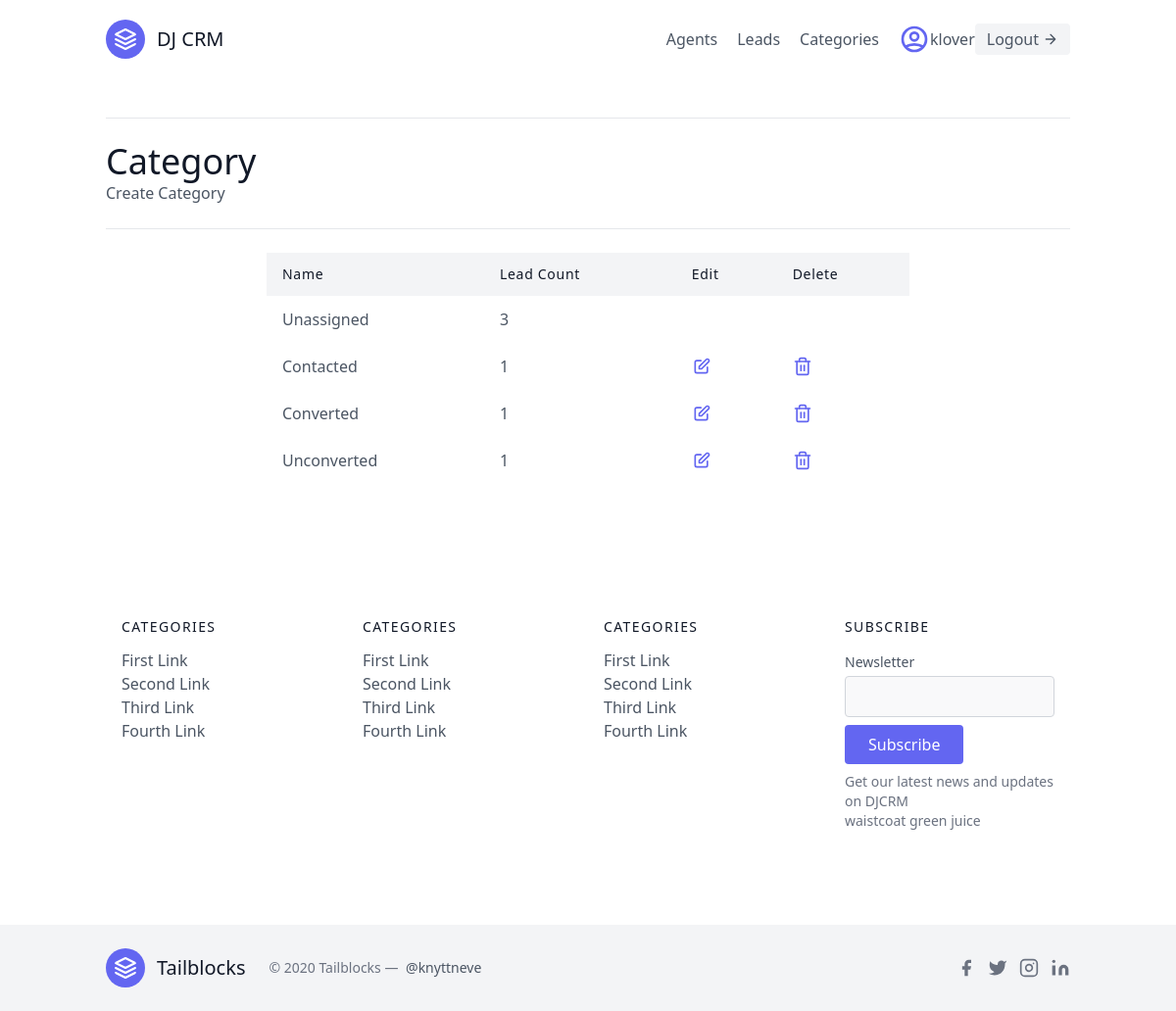
The page /leads/categories/ (signed in) on the database its author committed.
### leads/models.py (models this page shows, shortened)
class User(AbstractUser):
    is_organiser = models.BooleanField(default=True)
    is_agent = models.BooleanField(default=False)

class Category(models.Model):
    name = models.CharField(max_length=30) # New, Contacted, Coverted, Unconverted
    organisation = models.ForeignKey(UserProfile, on_delete=models.CASCADE)

### leads/views.py (the view)
# urls.py: path('categories/', views.CategoryListView.as_view(),name="category-list"),
class CategoryListView(LoginRequiredMixin,generic.ListView):
    template_name = "leads/category_list.html"
    context_object_name = "categories"
    def get_context_data(self, **kwargs) :
        user = self.request.user
        context = super(CategoryListView, self).get_context_data(**kwargs)
        if user.is_organiser:
            queryset = Lead.objects.filter(organisation=user.userprofile)
        else:
            queryset = Lead.objects.filter(organisation=user.agent.organisation)
        context.update(
            {
                "unassigned_lead_count": queryset.filter(category__isnull=True).count()
            }
        )
        return context
    def get_queryset(self):
        user = self.request.user
        if user.is_organiser:
            queryset = Category.objects.filter(organisation=user.userprofile)
        else:
            queryset = Category.objects.filter(organisation=user.agent.organisation)
        return queryset

### leads/templates/leads/category_list.html (shortened to what this page needs)
{% extends "base.html" %}
{% block content %}
<section class="text-gray-600 body-font">
    <div class="container px-5 py-10 mx-auto flex flex-wrap">
        <div class="w-full mb-6 py-6 flex justify-between items-center border-b border-t border-gray-200">
            <div>
                <h1 class="text-4xl text-gray-900">Category</h1>
                <div>
                    {% if request.user.is_organiser %}
                    <a class="text=text-gray-600 hover:text-blue-500 " href="{% url 'leads:category-create' %}">Create
                        Category</a>
                    {% endif %}
                </div>
            </div>
        </div>
        <div class="lg:w-2/3 w-full mx-auto overflow-auto">
            <table class="table-auto w-full text-left whitespace-no-wrap">
                <thead>
                    <tr>
                        <th class="px-4 py-3 title-font tracking-wider font-medium text-gray-900 text-sm bg-gray-100">
                            Name</th>
                        <th class="px-4 py-3 title-font tracking-wider font-medium text-gray-900 text-sm bg-gray-100">
                            Lead Count</th>
                        <th class="px-4 py-3 title-font tracking-wider font-medium text-gray-900 text-sm bg-gray-100">
                            Edit</th>
                        <th class="px-4 py-3 title-font tracking-wider font-medium text-gray-900 text-sm bg-gray-100">
                            Delete</th>
                    </tr>
                </thead>
                <tbody>
                    <tr>
                        <td class="px-4 py-3">Unassigned</td>
                        <td class="px-4 py-3">{{unassigned_lead_count}}</td>
                    </tr>
                    {% for category in categories %}
                    <tr>
                        <td class="px-4 py-3">
                            <a href="{% url 'leads:category-detail' category.pk %}">{{category.name}}</a>
                        </td>
                        <td class="px-4 py-3">{{category.leads.count}}</td>
                        <td class="px-4 py-3">
                            <a href="{% url 'leads:category-update' category.pk %}" class="">
                                <svg class="h-5 w-5 text-indigo-500" fill="none" viewBox="0 0 24 24"
                                    stroke="currentColor">
                                    <path stroke-linecap="round" stroke-linejoin="round" stroke-width="2"
                                        d="M11 5H6a2 2 0 00-2 2v11a2 2 0 002 2h11a2 2 0 002-2v-5m-1.414-9.414a2 2 0 112.828 2.828L11.828 15H9v-2.828l8.586-8.586z" />
                                </svg>
                            </a>
                        </td>
                        <td class="px-4 py-3">
                            <a href="{% url 'leads:category-delete' category.pk %}" class="">
                            </a>
                        </td>
                    </tr>
                    {% endfor %}
                </tbody>
            </table>
        </div>
</section>
{% endblock content %}

### templates/navbar.html (shortened to what this page needs)
<header class="text-gray-600 body-font">
  <div class="container mx-auto flex flex-wrap p-5 flex-col md:flex-row items-center">
    <a href="{% url 'landing-page' %}" class="flex title-font font-medium items-center text-gray-900 mb-4 md:mb-0">
      <svg xmlns="http://www.w3.org/2000/svg" fill="none" stroke="currentColor" stroke-linecap="round"
        stroke-linejoin="round" stroke-width="2" class="w-10 h-10 text-white p-2 bg-indigo-500 rounded-full"
        viewBox="0 0 24 24">
        <path d="M12 2L2 7l10 5 10-5-10-5zM2 17l10 5 10-5M2 12l10 5 10-5"></path>
      </svg>
      <span class="ml-3 text-xl">DJ CRM</span>
    </a>
    <nav class="md:ml-auto flex flex-wrap items-center text-base justify-center">
      {% if not request.user.is_authenticated %}
      <a href="{% url 'signup' %}" class="mr-5 hover:text-gray-900">Signup</a>
      {% else %}
      {% if request.user.is_organiser %}
      <a href="{% url 'agents:agent-list' %}" class="mr-5 hover:text-gray-900">Agents</a>
      {% endif %}
      <a href="{% url 'leads:lead-list' %}" class="mr-5 hover:text-gray-900">Leads</a>
      <a href="{% url 'leads:category-list' %}" class="mr-5 hover:text-gray-900">Categories</a>
      {% endif %}
    </nav>
    {% if request.user.is_authenticated %}
    <div>
      <svg class="h-8 w-8 text-indigo-500"  fill="none" viewBox="0 0 24 24" stroke="currentColor">
        <path stroke-linecap="round" stroke-linejoin="round" stroke-width="2" d="M5.121 17.804A13.937 13.937 0 0112 16c2.5 0 4.847.655 6.879 1.804M15 10a3 3 0 11-6 0 3 3 0 016 0zm6 2a9 9 0 11-18 0 9 9 0 0118 0z"/>
      </svg>
    </div>
    {{ request.user.username }}
    <a href="{% url 'logout' %}"
      class="inline-flex items-center bg-gray-100 border-0 py-1 px-3 focus:outline-none hover:bg-gray-200 rounded text-base mt-4 md:mt-0">Logout
      <svg fill="none" stroke="currentColor" stroke-linecap="round" stroke-linejoin="round" stroke-width="2"
        class="w-4 h-4 ml-1" viewBox="0 0 24 24">
        <path d="M5 12h14M12 5l7 7-7 7"></path>
      </svg>
    </a>
    {% endif %}
  </div>
</header>

### static/css/style.css (style rules this page uses)
body { background-color: white; }
h1 { margin-bottom: 1rem; color: #111827; font-size: 1.875rem; line-height: 2.25rem; font-weight: 500; }

### rows shown on the page
User: user.username "klover"
Category: name "Contacted", leads.count "1"
Category: name "Converted", leads.count "1"
Category: name "Unconverted", leads.count "1"

### other values the page prints
{{ unassigned_lead_count }} "3"
